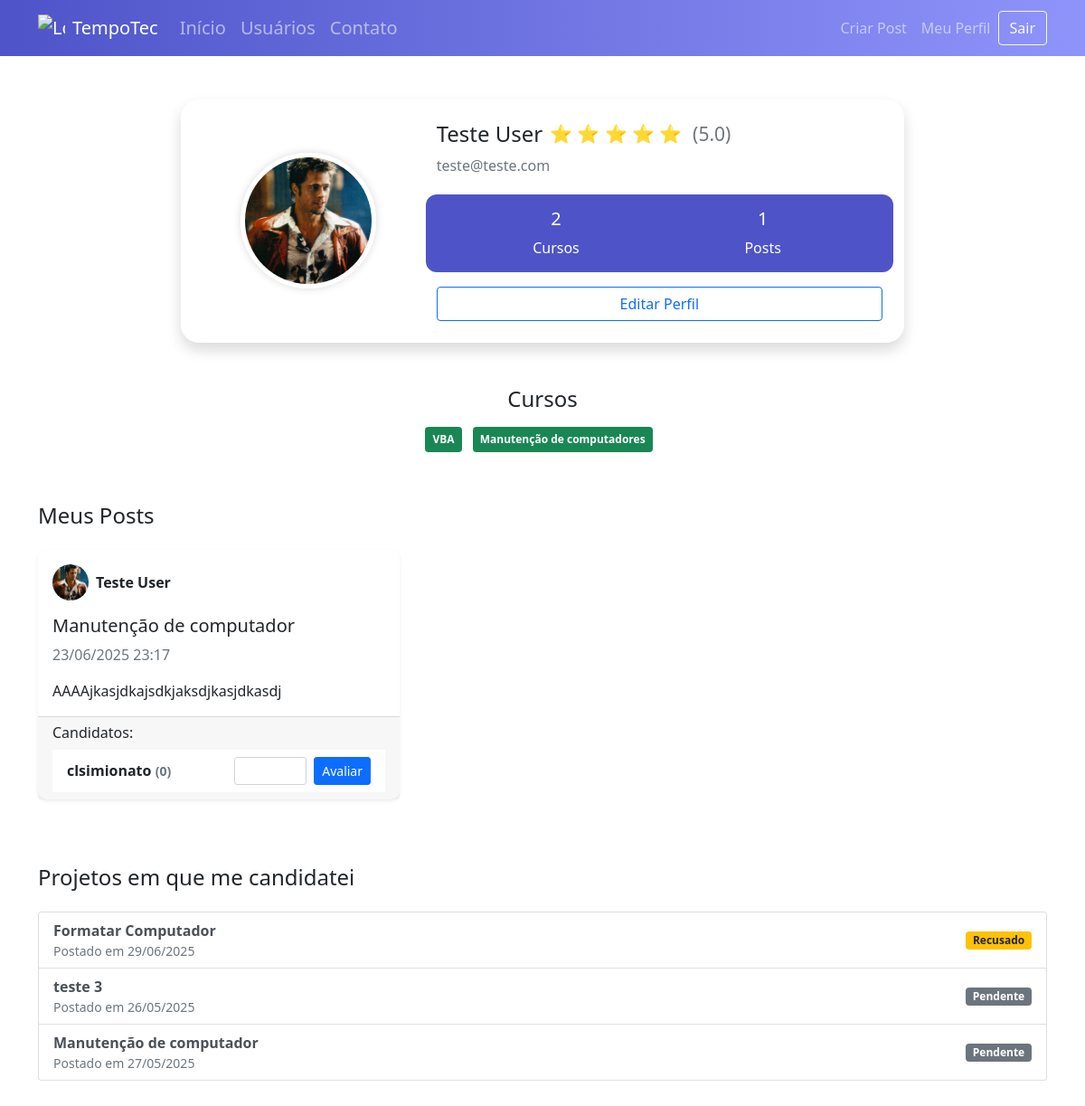
The app's page /perfil (signed in), older data.
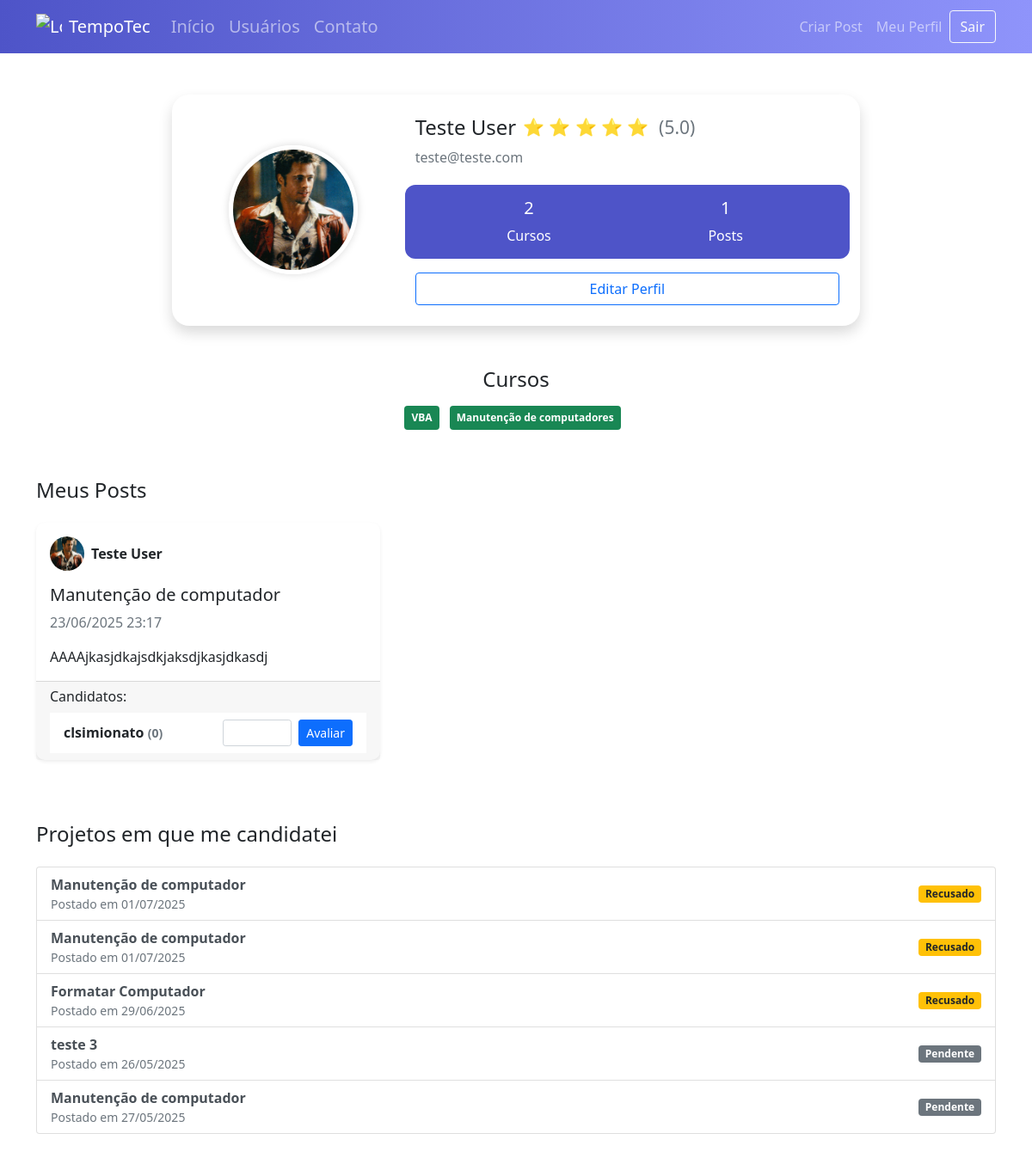
The same page, newer data.
### tempotec/models.py (models this page shows)
class Usuario(database.Model, UserMixin):
    id = database.Column(database.Integer, primary_key=True)
    username = database.Column(database.String, nullable=False)
    email = database.Column(database.String, nullable=False, unique=True)
    senha = database.Column(database.String, nullable=False)
    foto_perfil = database.Column(database.String, default='default.jpg')
    posts = database.relationship('Post', backref='autor', lazy=True)
    cursos = database.Column(database.String, nullable=False, default='Não Informado')
    def media_avaliacao(self):
        avg = database.session.query(func.avg(Avaliacao.nota)) \
            .filter(Avaliacao.id_usuario == self.id).scalar()
        return round(avg or 0, 1)
    def foi_avaliado_por(self, avaliador_id, post_id):
        return Avaliacao.query.filter_by(
            id_usuario=self.id,
            id_avaliador=avaliador_id,
            id_post=post_id
        ).first() is not None

class Post(database.Model):
    id = database.Column(database.Integer, primary_key=True)
    titulo = database.Column(database.String, nullable=False)
    corpo = database.Column(database.Text, nullable=False)
    data_criacao = database.Column(database.DateTime, nullable=False, default=datetime.utcnow)
    id_usuario = database.Column(database.Integer, database.ForeignKey('usuario.id'), nullable=False)
    candidaturas = database.relationship('Candidatura', backref='post', lazy=True, foreign_keys='Candidatura.id_post')

class Candidatura(database.Model):
    id = database.Column(database.Integer, primary_key=True)
    data_criacao = database.Column(database.DateTime, nullable=False, default=datetime.utcnow)
    id_usuario = database.Column(database.Integer, database.ForeignKey('usuario.id'), nullable=False)
    id_post = database.Column(database.Integer, database.ForeignKey('post.id'), nullable=False)
    status = database.Column(database.Integer, database.ForeignKey('post.id'), nullable=False, default=0)
    usuario = database.relationship('Usuario', backref='candidaturas', foreign_keys=[id_usuario])

### tempotec/routes.py (the view)
@app.route('/perfil')
@login_required
def perfil():
    foto_perfil = url_for('static', filename='fotos_perfil/{}'.format(current_user.foto_perfil))
    candidaturas_usuario = Candidatura.query \
        .join(Post, Candidatura.id_post == Post.id) \
        .filter(Candidatura.id_usuario == current_user.id) \
        .order_by(Candidatura.data_criacao.desc()) \
        .all()
    return render_template('perfil.html',
                           foto_perfil=foto_perfil,
                           candidaturas_usuario=candidaturas_usuario)

### tempotec/models.py (called while the page is built)
@login_manager.user_loader
def load_usuario(id_usuario):
    return Usuario.query.get(int(id_usuario))

### tempotec/templates/perfil.html (shortened to what this page needs)
{% extends 'base.html' %} {% block body %}
<div class="container mt-5 d-flex justify-content-center">
  <div class="card shadow p-4 profile-card w-100">
    <div class="row align-items-center">
      <div class="col-md-4 text-center mb-3 mb-md-0">
        <img
          src="{{ foto_perfil }}"
          class="profile-img"
          alt="Foto de Perfil"
          style="width: 150px; height: 150px; object-fit: cover"
        />
      </div>
      <div class="col-md-8 text-center text-md-start">
        <div class="col-md-8">
          <h4 class="d-flex align-items-center gap-2">
            {{ current_user.username }} {% set avg =
            current_user.media_avaliacao() %}
            <span class="text-warning fs-5">
              {% for _ in range(avg|int) %} ⭐ {% endfor %}
            </span>
            <small class="text-muted ms-1">({{ avg }})</small>
          </h4>
        </div>
        <p class="text-muted">{{ current_user.email }}</p>
        <div class="row stats-box">
          <div class="col stat">
            <span class="h5">
              {% if 'Não Informado' in current_user.cursos %} 0 {% else %} {{
              current_user.cursos.count(';') + 1 }} {% endif %}
            </span>
            <span>Cursos</span>
          </div>
          <div class="col stat">
            <span class="h5">{{ current_user.posts|length }}</span>
            <span>Posts</span>
          </div>
        </div>
        <div class="mt-3">
          <a
            href="{{ url_for('editar_perfil') }}"
            class="btn btn-outline-primary w-100"
            >Editar Perfil</a
          >
        </div>
      </div>
    </div>
  </div>
</div>
<div class="container courses-section mt-5">
  <h4 class="mb-3">Cursos</h4>
  {% for curso in current_user.cursos.split(';') if curso != 'Não Informado' %}
  <span class="badge bg-success me-2 mb-2 p-2">{{ curso }}</span>
  {% endfor %}
</div>
<div class="container mt-5">
  <h4 class="mb-4">Meus Posts</h4>
  {% if current_user.posts %}
  <div class="row">
    {% for post in current_user.posts %}
    <div class="col-md-4 mb-4">
      <div
        class="card post-card shadow-sm h-100"
        data-title="{{ post.titulo }}"
        data-body="{{ post.corpo|e }}"
        data-date="{{ post.data_criacao.strftime('%d/%m/%Y %H:%M') }}"
        data-author="{{ current_user.username }}"
        data-email="{{ current_user.email }}"
        data-avatar="{{ url_for('static', filename='fotos_perfil/' ~ current_user.foto_perfil) }}"
      >
        <div
          class="card-body"
          data-bs-toggle="modal"
          data-bs-target="#postModal"
        >
          <div class="d-flex align-items-center mb-3">
            <img
              src="{{ url_for('static', filename='fotos_perfil/' ~ current_user.foto_perfil) }}"
              alt="{{ current_user.username }}"
              class="rounded-circle me-2"
              style="width: 40px; height: 40px; object-fit: cover"
            />
            <strong>{{ current_user.username }}</strong>
          </div>
          <h5 class="card-title">{{ post.titulo }}</h5>
          <p class="card-text text-muted">
            {{ post.data_criacao.strftime('%d/%m/%Y %H:%M') }}
          </p>
          <p class="card-text">
            {{ post.corpo[:150] }}{% if post.corpo|length > 150 %}...{% endif %}
          </p>
        </div>
        {% if post.candidaturas %}
        <div class="card-footer">
          <h6>Candidatos:</h6>
          <ul class="list-group list-group-flush">
            {% set candidatura_aceita = post.candidaturas|selectattr('status',
            'equalto', 1)|list %} {% if candidatura_aceita %} {% set candidatura
            = candidatura_aceita[0] %}
            <li
              class="list-group-item d-flex justify-content-between align-items-center candidate-item"
              data-username="{{ candidatura.usuario.username }}"
              data-email="{{ candidatura.usuario.email }}"
              data-avatar="{{ url_for('static', filename='fotos_perfil/' ~ candidatura.usuario.foto_perfil) }}"
              data-media="{{ candidatura.usuario.media_avaliacao() }}"
            >
              <strong>
                <span data-bs-toggle="modal" data-bs-target="#candidateModal">
                  {{ candidatura.usuario.username }} {% set avg =
                  candidatura.usuario.media_avaliacao() %}
                  <span class="text-muted small">({{ avg }})</span>
                </span>
              </strong>
              {% if not candidatura.usuario.foi_avaliado_por(current_user.id,
              candidatura.id_post) %}
              <form
                method="POST"
                action="{{ url_for('avaliar_usuario') }}"
                class="d-flex align-items-center gap-2"
              >
                <input
                  type="number"
                  name="nota"
                  min="1"
                  max="5"
                  class="form-control form-control-sm"
                  style="width: 80px"
                  required
                />
                <button type="submit" class="btn btn-sm btn-primary">
                  Avaliar
                </button>
              </form>
              {% else %}
              <span class="badge bg-success">Post concluído</span>
              {% endif %}
            </li>
            {% endif %}
          </ul>
        </div>
        {% else %}
        <div class="card-footer text-muted small">Nenhum candidato ainda.</div>
        {% endif %}
      </div>
    </div>
    {% endfor %}
  </div>
  {% else %}
  <div class="alert alert-info">Você ainda não criou nenhum post.</div>
  {% endif %}
</div>
<div class="container mt-5 mb-5">
  <h4 class="mb-4">Projetos em que me candidatei</h4>
  {% if candidaturas_usuario %}
  <div class="list-group">
    {% for candidatura in candidaturas_usuario %}
    <a
      href="#"
      class="list-group-item list-group-item-action d-flex justify-content-between align-items-center applied-post"
      data-bs-toggle="modal"
      data-bs-target="#appliedPostModal"
      data-title="{{ candidatura.post.titulo }}"
      data-body="{{ candidatura.post.corpo|e }}"
      data-date="{{ candidatura.post.data_criacao.strftime('%d/%m/%Y %H:%M') }}"
      data-author="{{ candidatura.post.autor.username }}"
      data-email="{{ candidatura.post.autor.email }}"
      data-avatar="{{ url_for('static', filename='fotos_perfil/' ~ candidatura.post.autor.foto_perfil) }}"
    >
      <div>
        <strong>{{ candidatura.post.titulo }}</strong>
        <div class="text-muted small">
          Postado em {{ candidatura.post.data_criacao.strftime('%d/%m/%Y') }}
        </div>
      </div>
      <span
        class="badge {% if candidatura.status == 0 %} bg-secondary {% elif candidatura.status == 1 %} bg-success {% elif candidatura.status == 2 %} bg-warning text-dark {% endif %}"
      >
        {% if candidatura.status == 0 %} Pendente {% elif candidatura.status ==
        1 %} Concluído {% elif candidatura.status == 2 %} Recusado {% endif %}
      </span>
    </a>
    {% endfor %}
  </div>
  {% else %}
  <div class="alert alert-info">
    Você ainda não se candidatou a nenhum projeto.
  </div>
  {% endif %}
</div>
{% endblock %}

### tempotec/templates/base.html (shortened to what this page needs)
<!DOCTYPE html>
<html lang="pt-br">
  <head>
    <link
      href="https://cdn.jsdelivr.net/npm/bootstrap@5.0.0-beta1/dist/css/bootstrap.min.css"
      rel="stylesheet"
    />
    <link
      rel="stylesheet"
      type="text/css"
      href="{{ url_for('static', filename='main.css') }}"
    />
  </head>
  <body>
    {% include 'navbar.html' %}
    {% block body %} {% endblock %}
  </body>
</html>

### tempotec/templates/navbar.html (shortened to what this page needs)
<nav class="navbar navbar-expand-lg navbar-dark custom-navbar">
  <div class="container-fluid container">
    <a
      class="navbar-brand d-flex align-items-center"
      href="{{ url_for('home') }}"
    >
      <img
        src="{{ url_for('static', filename='images/logo.svg') }}"
        alt="Logo"
        width="30"
        height="30"
        class="me-2"
      />
      TempoTec
    </a>
    <div class="collapse navbar-collapse" id="navbarSupportedContent">
      <ul class="navbar-nav me-auto mb-2 mb-lg-0">
        <li class="nav-item">
          <a class="nav-link fw-semibold fs-5" href="{{ url_for('home') }}"
            >Início</a
          >
        </li>
        <li class="nav-item">
          <a class="nav-link fw-semibold fs-5" href="{{ url_for('usuarios') }}"
            >Usuários</a
          >
        </li>
        <li class="nav-item">
          <a class="nav-link fw-semibold fs-5" href="{{ url_for('contato') }}"
            >Contato</a
          >
        </li>
      </ul>
      <ul class="d-flex navbar-nav align-items-center">
        {% if current_user.is_authenticated %}
        <li class="nav-item">
          <a class="nav-link" href="{{ url_for('criar_post') }}">Criar Post</a>
        </li>
        <li class="nav-item">
          <a class="nav-link" href="{{ url_for('perfil') }}">Meu Perfil</a>
        </li>
        <li class="nav-item">
          <a class="btn btn-outline-light" href="{{ url_for('sair') }}">Sair</a>
        </li>
        {% endif %}
      </ul>
    </div>
  </div>
</nav>

### tempotec/static/main.css (style rules this page uses)
.card { width: 400px; border: none; border-radius: 10px; background-color: #fff }
.custom-navbar { background: linear-gradient(to right, #4e54c8, #8f94fb); }
.nav-link { transition: color 0.3s ease; }
.profile-img { width: 120px; height: 120px; object-fit: cover; border-radius: 50%; box-shadow: 0 0 8px rgba(0, 0, 0, 0.1); }
.profile-card { max-width: 800px; border-radius: 20px; }
.profile-img { width: 180px; height: 180px; object-fit: cover; border-radius: 50%; border: 5px solid #fff; box-shadow: 0 0 10px rgba(0, 0, 0, 0.15); }
.stats-box { background: #4e54c8; color: white; border-radius: 12px; padding: 15px 30px; margin-top: 20px; }
.stats-box .stat { text-align: center; }
.stats-box .stat span { display: block; }
.courses-section { margin-top: 40px; text-align: center; }

Row changes from the older to the newer data that the page shows:
added Candidatura: post.titulo "Manutenção de computador", post.data_criacao "01/07/2025", status "Recusado"
added Candidatura: post.titulo "Manutenção de computador", post.data_criacao "01/07/2025", status "Recusado"
